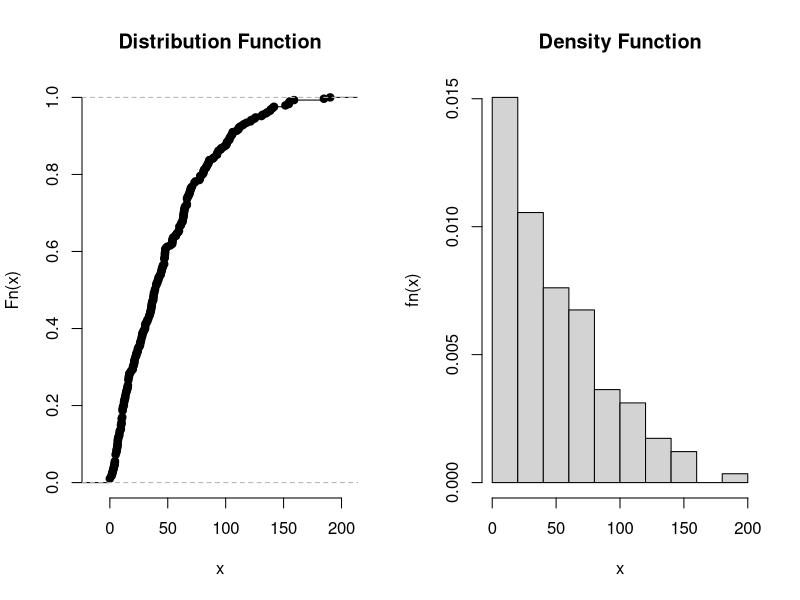

Write R code to recreate this figure.
sunspot.year
write.csv2(sunspot.year, file="data.csv", row.names=T)

n1=sample(1:289, 50, replace=FALSE)
n2=sample(1:289, 20, replace=FALSE)

N1=double(50)
N2=double(20)

for (i in 1:50)
{
N1[i]=sunspot.year[n1[i]]
}

for (i in 1:20)
{
N2[i]=sunspot.year[n2[i]]
}

N1=sort(N1)
N2=sort(N2)
SS=sort(sunspot.year)

d=ceiling((max(sunspot.year)-min(sunspot.year))/10)
A=integer(10)
D=double(10)
D[1]=d-0.5
for(i in 2:10)
{ D[i]=D[i-1]+d }

Y=double(10)
Y[1]=0
for (i in 2:10) {Y[i]=D[i-1]}

B=paste(Y,D,sep="-")

for(i in 1:289) { if (sunspot.year[i]<D[1]) {A[1]=A[1]+1}
else if (sunspot.year[i]<D[2]) {A[2]=A[2]+1}
else if (sunspot.year[i]<D[3]) {A[3]=A[3]+1}
else if (sunspot.year[i]<D[4]) {A[4]=A[4]+1}
else if (sunspot.year[i]<D[5]) {A[5]=A[5]+1}
else if (sunspot.year[i]<D[6]) {A[6]=A[6]+1}
else if (sunspot.year[i]<D[7]) {A[7]=A[7]+1}
else if (sunspot.year[i]<D[8]) {A[8]=A[8]+1}
else if (sunspot.year[i]<D[9]) {A[9]=A[9]+1}
else if (sunspot.year[i]<D[10]) {A[10]=A[10]+1} 
}

names(A)=B
A

#функция распределения
Fun <- function(arg1) {
n=double(1)
for (i in 1:289) 
{ if (sunspot.year[i]<=arg1) {n=n+1} }
return (n/289)}
Fn=ecdf(sunspot.year)

#плотность
Fun1 <- function(arg1) {
n=double(1)
if (arg1<D[1]) {n=A[1]/289}
else if (arg1<D[2]) {n=A[2]/289}
else if (arg1<D[3]) {n=A[3]/289}
else if (arg1<D[4]) {n=A[4]/289}
else if (arg1<D[5]) {n=A[5]/289}
else if (arg1<D[6]) {n=A[6]/289}
else if (arg1<D[7]) {n=A[7]/289}
else if (arg1<D[8]) {n=A[8]/289}
else if (arg1<D[9]) {n=A[9]/289}
else if (arg1<D[10]) {n=A[10]/289}
n=n/d
return (n) } 

split.screen(c(1,2))
screen(1)
plot(Fn, xlab="x", ylab="Fn(x)", main="Distribution Function", frame=FALSE)
screen(2)
hist(sunspot.year, breaks=10,freq=FALSE, main="Density Function", xlab="x", ylab="fn(x)", plot=TRUE, labels=FALSE)


#мат ожидание
M1=sum(N1)/50
M2=sum(N2)/20
M=sum(SS)/289

#смещенная дисперсия
d1=double(50)
d2=double(20)
d=double(289)
for (i in 1:50)
{
d1[i]=(N1[i]-M1)^2
}
for (i in 1:20)
{
d2[i]=(N2[i]-M2)^2
}
for (i in 1:289)
{
d[i]=(SS[i]-M)^2
}
D1=sum(d1)/50
D2=sum(d2)/20
D=sum(d)/289

#несмещенная дисперсия
D01=sum(d1)/49
D02=sum(d2)/19
D0=sum(d)/289

#отклонение
S1=sqrt(D1)
S2=sqrt(D2)
S=sqrt(D)
S01=sqrt(D01)
S02=sqrt(D02)
S0=sqrt(D0)

#асимметрия
Me1=(N1[25]+N1[26])/2
Me2=(N2[10]+N2[11])/2
Me=SS[145]
Sk1=(M1-Me1)/S1
Sk2=(M2-Me2)/S2
Sk=(M-Me)/S

#экцесс
s1=double(1)
s2=double(1)
s1=sum(d1^2)
s2=sum(d2^2)
s=double(1)
s=sum(d^2)
M41=s1/50
M42=s2/20
M4=s/289
G1=M41/(S01^4)
G2=M41/(S02^4)
G=M4/(S0^4)

#доверительная вероятность=0,9
#доверительный интервал для мат ожидания, alpha=0.9
z=1.645
E=z*S0/17
E1=z*S01/sqrt(50)
E=paste(M-E, M+E, sep="; ")
E
M
E1=paste(M1-E1, M1+E1, sep="; ")
E1
M1
t=0.127
E2=t*S02/sqrt(20)
E2=paste(M2-E2, M2+E2, sep="; ")
E2
M2

#доверительный интервал дисперсии, alpha=0.1
xl=249.693
xr=325.58
E01=(288)*D0/xr
E02=(288)*D0/xl
E00=paste(E01, E02, sep="; ")
E00
D0
xl=33.93
xr=66.339
E11=(49)*D01/xr
E12=(49)*D01/xl
E10=paste(E11, E12, sep="; ")
E10
D01
xl=10.118
xr=30.144
E21=(19)*D02/xr
E22=(19)*D02/xl
E20=paste(E21, E22, sep="; ")
E20
D02

e=0.001
n=(z*S0/e)^2
e=0.0001
n=(z*S0/e)^2


A

X=integer(10)
X[1]=9.5
for (i in 2:10)
{ X[i]=X[i-1]+20 }
F=A
FX=F*X
x=sum(FX)/sum(F)
l=1/x

#теоретическое
P=double(10)
P[1]=1-exp(-l*(X[1]+10))
for (i in 2:9)
{ P[i]=exp(-l*(X[i]-10))-exp(-l*(X[i]+10)) }
P[10]=exp(-l*(X[10]+10))
PN=double(10)
for (i in 1:10)
{ PN[i]=P[i]*sum(F) }
dif=double(10)
for (i in 1:10)
{ dif[i]=PN[i]-F[i] }
xi=double(10)
for (i in 1:10)
{ xi[i]=dif[i]^2/PN[i] }
Xi=sum(xi)
Xi
#alpha=0.05, df=8
XI=16.91898
if (Xi<XI) {print("exp")} else {print("not exp")}

N1
f<- function(y) {return(1-exp(-y/x))}
f(N1)
fn=double(50)
for (i in 1:50)
{ fn[i]=i/50 }
fn
D=abs(fn-f(N1))
D
la=max(D)*sqrt(50)
la
laa=1.358
if (la<laa) {print("exp")} else {print("not exp")}


#Колмогоров-Смирнов
N1
N2
fn <- function (x) {k=double(1); for (i in 1:50) {if (x>=N1[i]) {k=k+1/50}}; return(k)}
gn <- function (x) {k=double(1); for (i in 1:20) {if (x>=N2[i]) {k=k+1/20}}; return(k)}

Fn=double(20)
for (i in 1:20)
{
Fn[i]=i/20-fn(N2[i])
}
Fn

Gn=double(50)
for (i in 1:50)
{
Gn[i]=i/50-gn(N1[i])
}
Gn

D1=max(Fn)
D2=max(Gn)
D=max(D1,D2)
la=1.358
if (D<la) {print("the same")} else {print("not the same")}


#гипотеза о мат ожидании: =45
#нормальное распределение, а=0,001; 1-а=0,99; z-знач=2,33
Z=(M-45)*sqrt(289)/S0
Z
if (Z<2.33 && Z>=-2.33) {print ("yes")} else {print ("no")}


#гипотеза о величине дисперсии: =1600
#хи распределение а=0,1; 1-а=0,9; 319,16 и 257,7
Z=288*S0^2/1600
Z
if (Z<319.16 && Z>257.7) {print ("yes")} else {print ("no")}


#равенство мат ожиданий и дисперсий SS b N1
#мат ожидание, нормальное распределение, a=0.05; 1-a/2=0.975; z=1.96
Z=(M-M1)/sqrt(D0/289+D01/50)
Z
if (Z<1.96 && Z>=-1.96) {print ("yes")} else {print ("no")}

#дисперсии, критерий фишера,1,399
Z=D01/D0
Z
if (Z<1.399) {print ("yes")} else {print ("no")}

